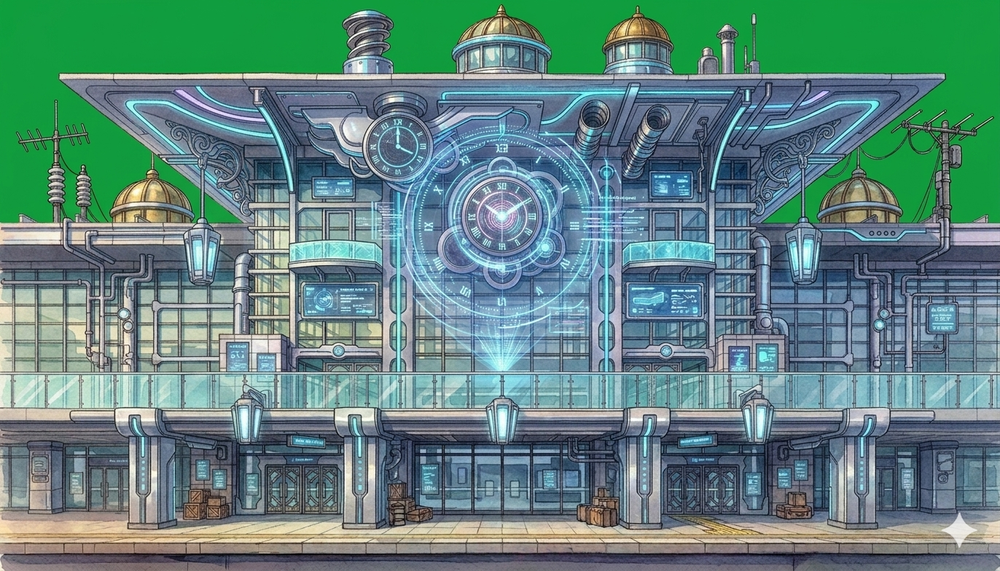
#> input picture assets/ゲーム画像/Gemini_Generated_Image_h4uxf5h4uxf5h4ux (1).png, 1000 x 571 px, shrunk from 1372 x 784 before the run, found by its file name
$ python process_stage7.py
#> lines starting #> are read from the running program, lines starting #| are printed output that depends on the picture
"""Stage7 画像: 緑背景をChroma Keyで透過 + タイトクロップ。"""
from pathlib import Path
from PIL import Image

SRC = Path(r"D:\ゲーム制作\station-builder\assets\Gemini_Generated_Image_h4uxf5h4uxf5h4ux (1).png")
OUT_FINAL = Path(r"D:\ゲーム制作\station-builder\assets\station_stage7.png")

print(f"loading {SRC}")
src = Image.open(SRC).convert("RGBA")
#> src is the input picture: PIL image 1000x571 RGBA; mean R, G, B, A 96.6, 133.9, 127.7, 255
w, h = src.size
#> w = 1000; h = 571
print(f"size: {w}x{h}")
#| size: 1000x571

print("chroma key (pure green removal)...")
pixels = src.load()
for y in range(h):
    for x in range(w):
        r, g, b, a = pixels[x, y]
        # 緑判定: Gが他より大きく、かつGが明るい
        if g > 140 and g > r * 1.4 and g > b * 1.4:
            pixels[x, y] = (0, 0, 0, 0)
        # エッジの半透明処理: 緑寄りだが建物要素でもある境界
        elif g > 120 and g > r * 1.2 and g > b * 1.2:
            # 緑成分を引いて半透明に
            new_a = max(0, a - 128)
            pixels[x, y] = (r, g, b, new_a)

print("tight cropping...")
bbox = src.getbbox()
#> bbox = (0, 4, 1000, 571)
print(f"bbox: {bbox}")
#| bbox: (0, 4, 1000, 571)
cropped = src.crop(bbox) if bbox else src
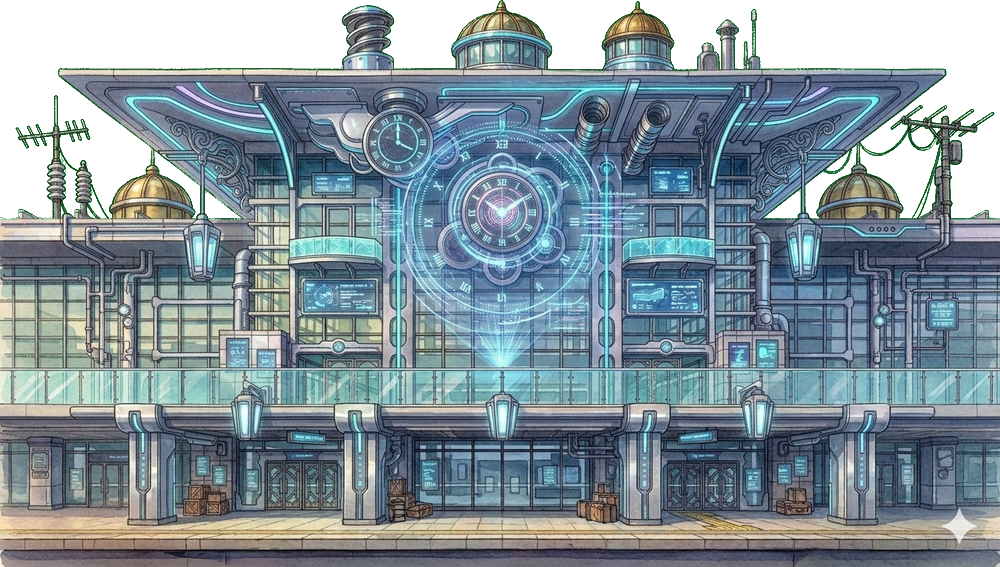
#> cropped: PIL image 1000x567 RGBA; mean R, G, B, A 94.5, 110.5, 118.8, 216.4; transparent parts drawn white

# 上部の装飾（アンテナ・小ドーム）を少しだけ削って横長化
cw, ch = cropped.size
#> cw = 1000; ch = 567
top_crop = int(ch * 0.15)
#> top_crop = 85
cropped = cropped.crop((0, top_crop, cw, ch))
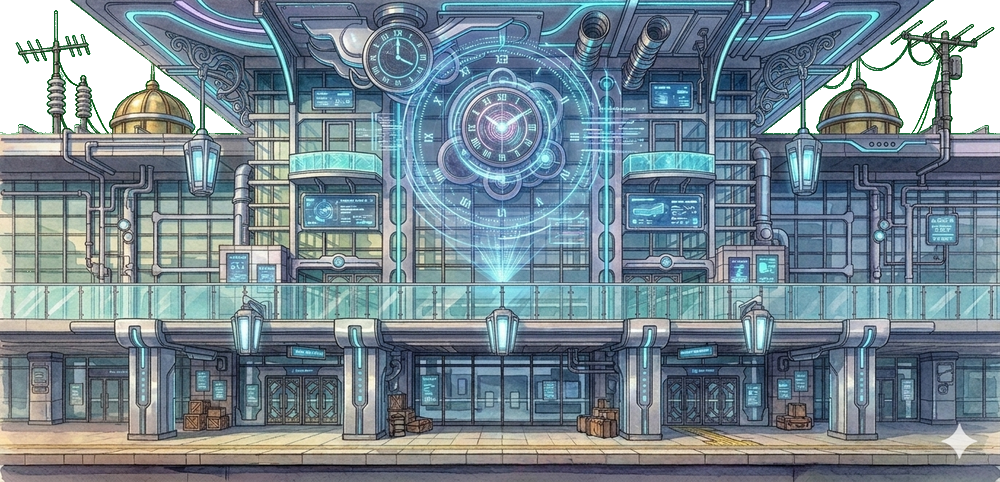
#> cropped: PIL image 1000x482 RGBA; mean R, G, B, A 104.5, 122.4, 132.1, 240.3; transparent parts drawn white
print(f"after top trim: {cropped.size} (ratio={cropped.size[0]/cropped.size[1]:.2f})")
#| after top trim: (1000, 482) (ratio=2.07)

cropped.save(OUT_FINAL)
print(f"saved {OUT_FINAL}")

$ run again, with assets/ゲーム画像/Gemini_Generated_Image_bnggwhbnggwhbngg_transparent.png copied over assets/ゲーム画像/Gemini_Generated_Image_h4uxf5h4uxf5h4ux (1).png
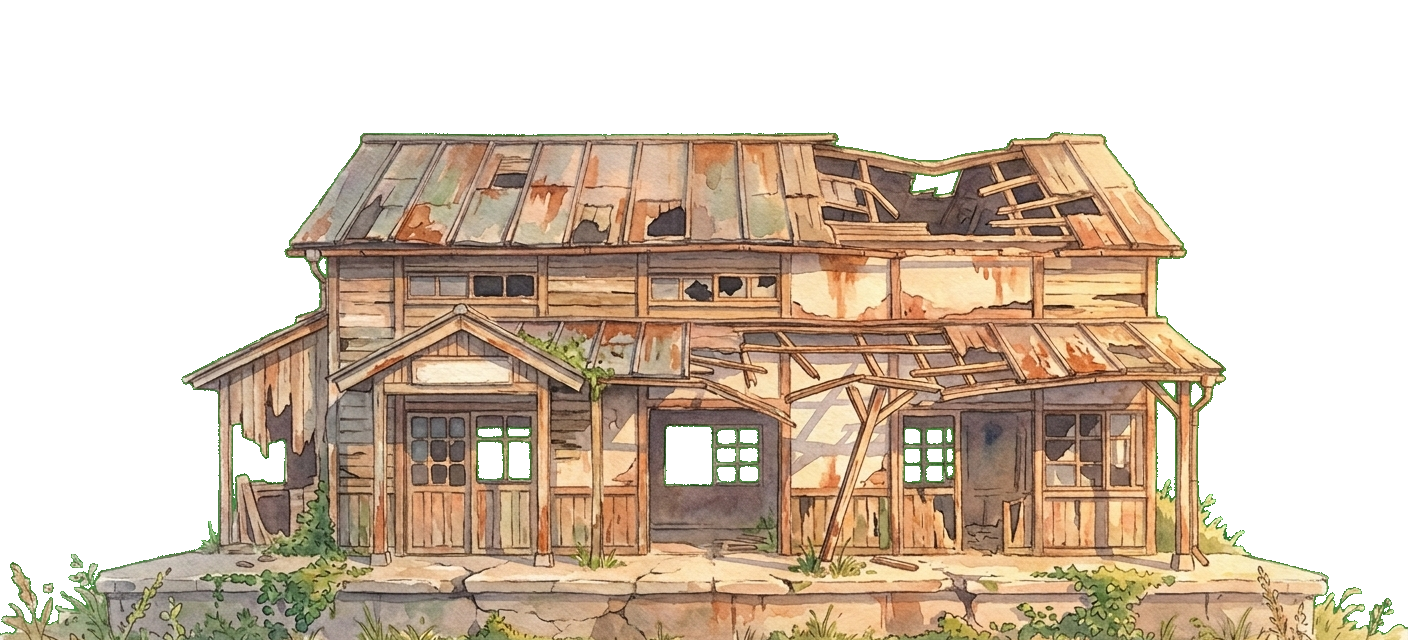
#> input picture assets/ゲーム画像/Gemini_Generated_Image_bnggwhbnggwhbngg_transparent.png, 1408 x 640 px, found by its file name
#> src is the input picture: PIL image 1408x640 RGBA; mean R, G, B, A 93, 76.9, 60.1, 136.2
#| size: 1408x640
#> bbox = (0, 132, 1408, 640)
#| bbox: (0, 132, 1408, 640)
#> `cropped = src.crop(bbox) if bbox else src`:
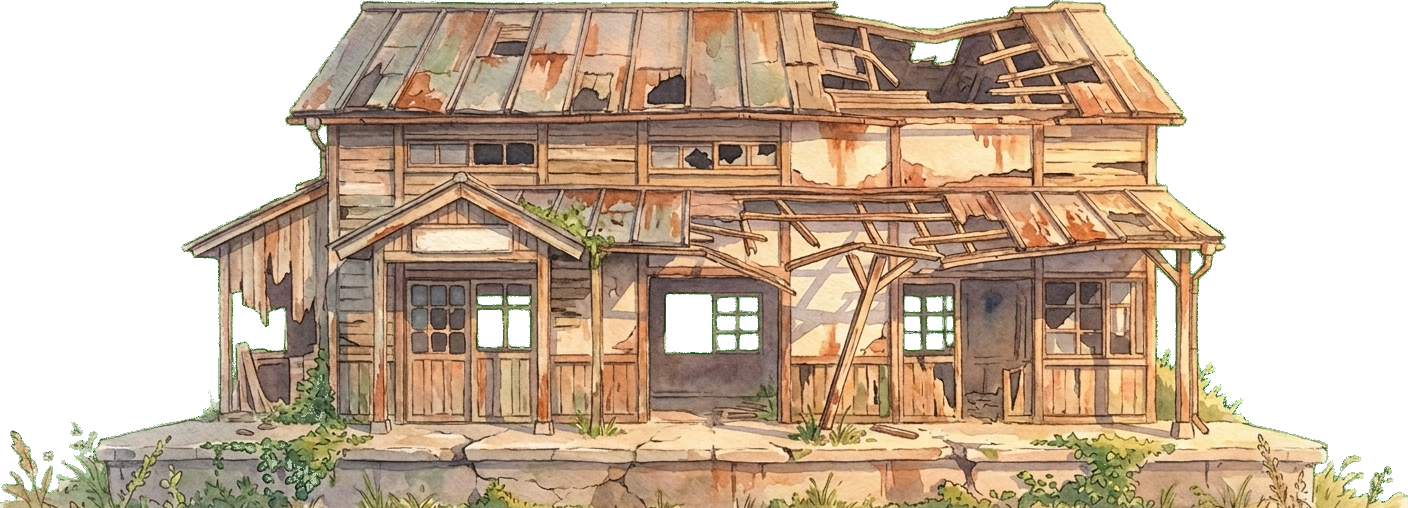
#> cropped: PIL image 1408x508 RGBA; mean R, G, B, A 117.1, 96.7, 75.6, 170.3; transparent parts drawn white
#> `cropped = cropped.crop((0, top_crop, cw, ch))`:
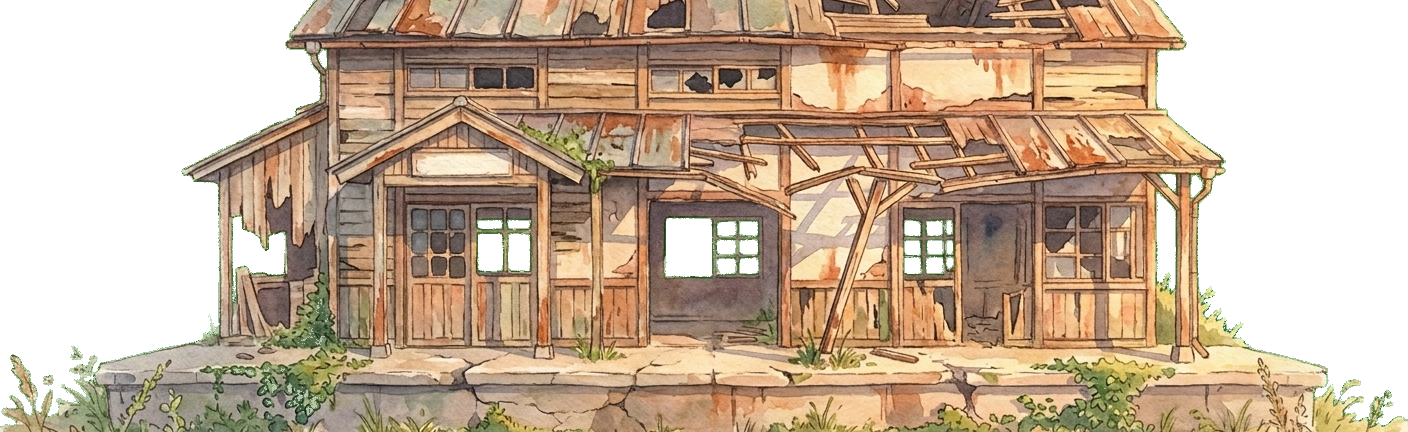
#> cropped: PIL image 1408x432 RGBA; mean R, G, B, A 121.9, 100.6, 78.3, 177.8; transparent parts drawn white
#| after top trim: (1408, 432) (ratio=3.26)

$ run again, with assets/ゲーム画像/Gemini_Generated_Image_kvririkvririkvri.png copied over assets/ゲーム画像/Gemini_Generated_Image_h4uxf5h4uxf5h4ux (1).png
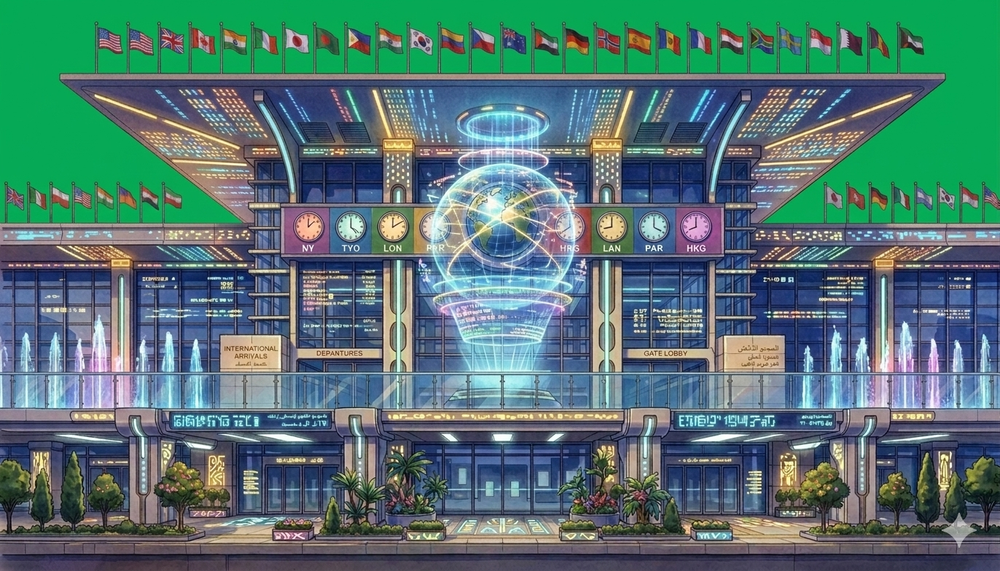
#> input picture assets/ゲーム画像/Gemini_Generated_Image_kvririkvririkvri.png, 1000 x 571 px, shrunk from 1372 x 784 before the run, found by its file name
#> src is the input picture: PIL image 1000x571 RGBA; mean R, G, B, A 83.8, 117.3, 115.2, 255
#| size: 1000x571
#> bbox = (0, 21, 1000, 571)
#| bbox: (0, 21, 1000, 571)
#> `cropped = src.crop(bbox) if bbox else src`:
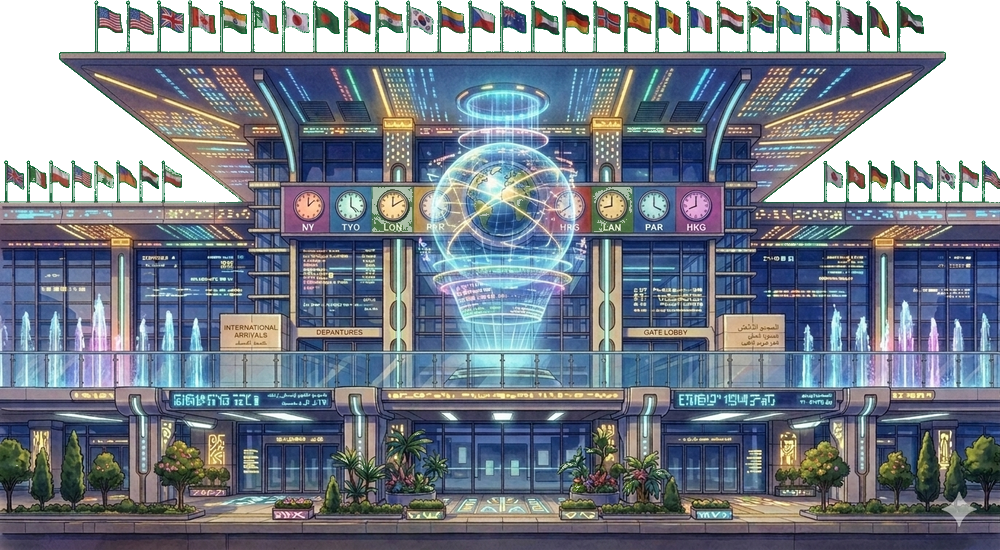
#> cropped: PIL image 1000x550 RGBA; mean R, G, B, A 85.5, 93.8, 105.2, 220.8; transparent parts drawn white
#> `cropped = cropped.crop((0, top_crop, cw, ch))`:
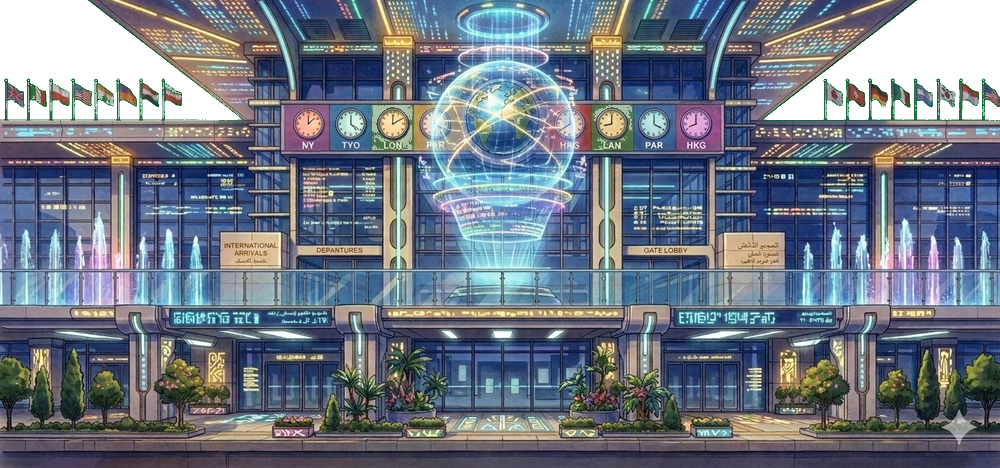
#> cropped: PIL image 1000x468 RGBA; mean R, G, B, A 92.6, 101.1, 113.9, 236.5; transparent parts drawn white
#| after top trim: (1000, 468) (ratio=2.14)

$ run again, with assets/ゲーム画像/OIG1.F_transparent.png copied over assets/ゲーム画像/Gemini_Generated_Image_h4uxf5h4uxf5h4ux (1).png
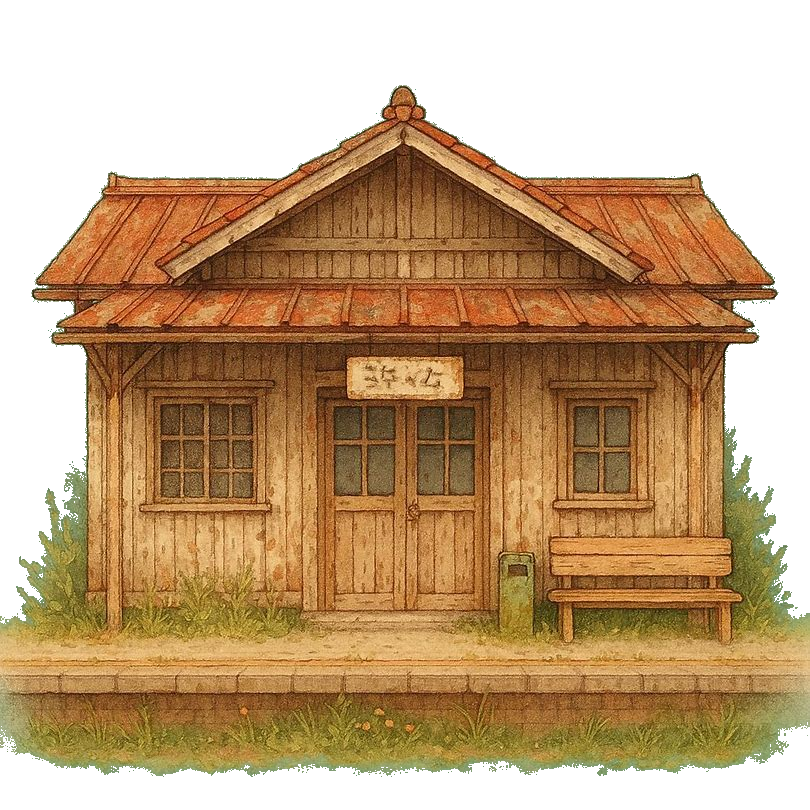
#> input picture assets/ゲーム画像/OIG1.F_transparent.png, 810 x 810 px, found by its file name
#> src is the input picture: PIL image 810x810 RGBA; mean R, G, B, A 106.2, 75.5, 39.9, 167.6
#| size: 810x810
#> bbox = (0, 85, 810, 777)
#| bbox: (0, 85, 810, 777)
#> `cropped = src.crop(bbox) if bbox else src`:
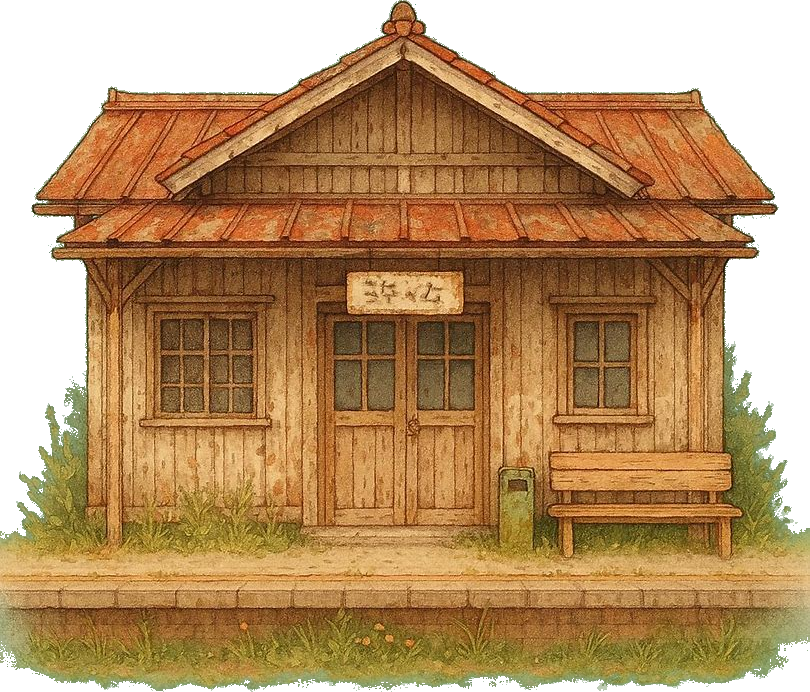
#> cropped: PIL image 810x692 RGBA; mean R, G, B, A 124.3, 88.4, 46.7, 195.9; transparent parts drawn white
#> `cropped = cropped.crop((0, top_crop, cw, ch))`:
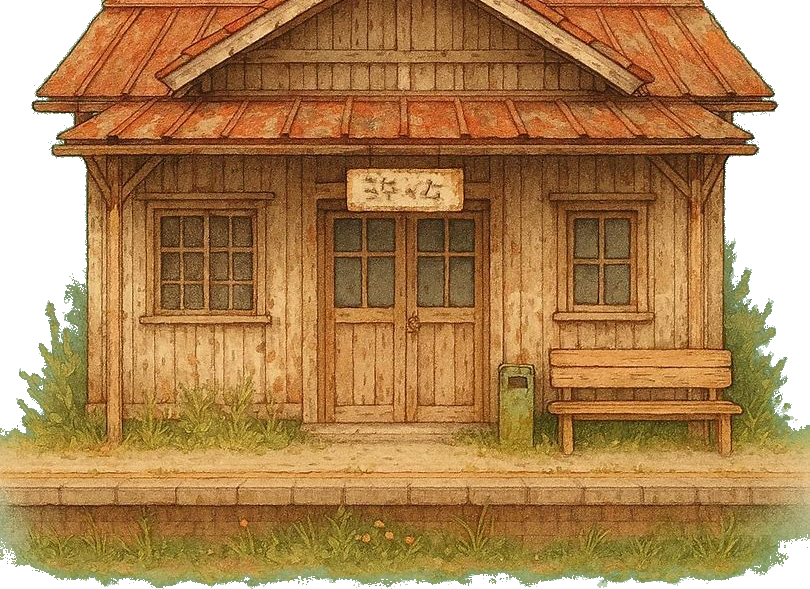
#> cropped: PIL image 810x589 RGBA; mean R, G, B, A 141, 100.5, 52.9, 221.7; transparent parts drawn white
#| after top trim: (810, 589) (ratio=1.38)
